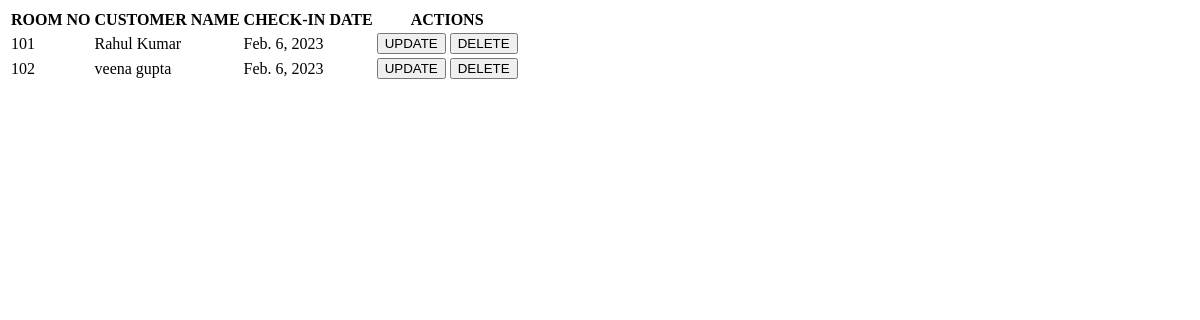
The page /pro/show/ on the database as committed earlier.
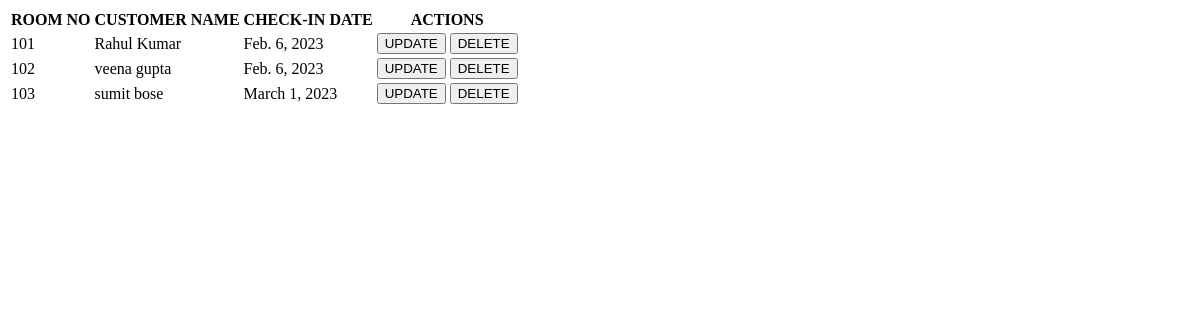
The same page on the database as committed later.
### crud_app/models.py (models this page shows)
class Hotel(models.Model):
    room = models.IntegerField(primary_key=True)
    name = models.CharField(max_length=50)
    cdate = models.DateField()

### crud_app/views.py (the view)
# urls.py: path('show/', ShowView.as_view(), name='show_url')
class ShowView(views.View):
    template_name = 'crud_app/show.html'
    def get(self, request):
        h = Hotel.objects.all()
        return render(request, self.template_name, context = {'object':h})

### templates/crud_app/show.html (shortened to what this page needs)
{% extends 'base.html' %}
{% block content %}
<table>
    <thead>
        <tr>
            <th>ROOM NO</th>
            <th>CUSTOMER NAME</th>
            <th>CHECK-IN DATE</th>
            <th>ACTIONS</th>
        </tr>
    </thead>
    <tbody>
        {% for i in object %}
        <tr>
            <td>{{i.room}}</td>
            <td>{{i.name}}</td>
            <td>{{i.cdate}}</td>
            <td>
                <a><button>UPDATE</button></a>
                <a><button>DELETE</button></a>
            </td>
        </tr>
        {% endfor %}
    </tbody>
</table>
{% endblock %}

### templates/base.html (shortened to what this page needs)
<!DOCTYPE html>
<html>
<head>
</head>
<body>
    {% block content %}
    {% endblock %}
</body>
</html>

Rows that differ between the two databases and show on the page:
added Hotel: room "103", name "sumit bose", cdate "March 1, 2023"
